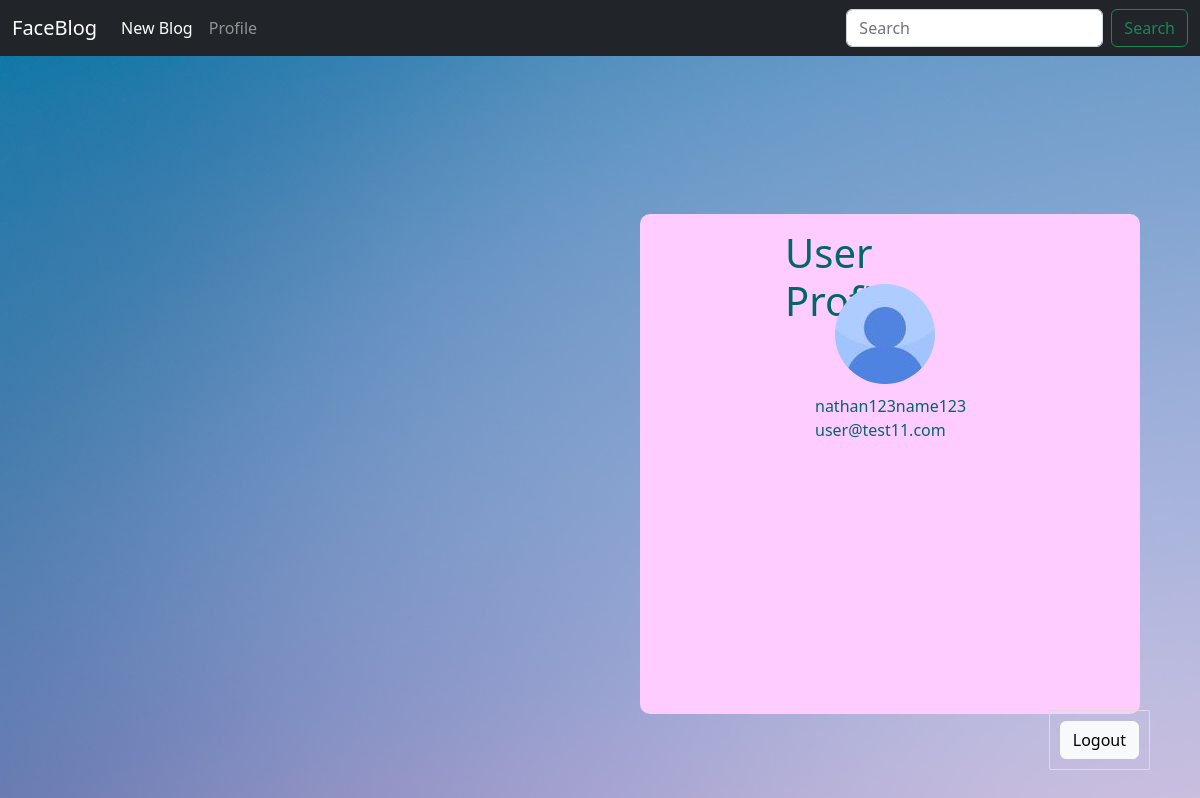
The app's page /profile (signed in) with its own data.
### models.py (models this page shows)
class User(db.Model, UserMixin):
    id = db.Column(db.Integer, primary_key=True)
    firstname = db.Column(db.String(25))
    lastname = db.Column(db.String(25))
    fb_link = db.Column(db.String(100), unique=True)
    email = db.Column(db.String(100), unique=True)
    password = db.Column(db.String(225))
    active = db.Column(db.Boolean)
    roles = db.relationship('Role', secondary=roles_users, backref=db.backref('users'), lazy='dynamic')
    post = db.relationship('Post', backref='poster')

### posts/blueprint.py (the view)
@app.route('/profile')
@login_required
def user_profile():
    poster = current_user.id
    return render_template('user_profile.html', poster=poster)

### templates/user_profile.html (shortened to what this page needs)
{% extends 'base.html'%}
{% block content%}
  {% if not current_user.has_role('admin') %}
<div class="prof-box"> </div>
<div class="head"><h1>User Profile</h1></div>
<div class="pic"></div>
<div class="info">
  <li>{{ current_user.firstname + current_user.lastname }}</li>
  <li>{{ current_user.email}}</li>
</div>
{% endif %}
{% endblock %}

### static/css/style.css (style rules this page uses)
.head { position: absolute; color: #006666; top: 125px; left: 565px; }
.prof-box { background-repeat: no-repeat; position: absolute; top: 90px; left: 400px; width: 100px; background-color: #ffccff; border-radius: 10px; padding: 250px; padding-bottom; 50px; margin: 20px; }
.pic { background-image: url("../images/defaultprof.jpg"); position: absolute; top: 180px; left: 615px; padding: 50px; border-radius: 50%; }
.info { list-style: none; text-align: justify; text-justify: inter-word; color: #006666; position: absolute; top: 290px; left: 595px; }

### templates/base.html (style rules this page uses)
body { background-image: url("/static/images/bg.jpg") }

### records on screen
User: current_user.firstname+current_user.lastname "nathan123name123", email "user@test11.com"
